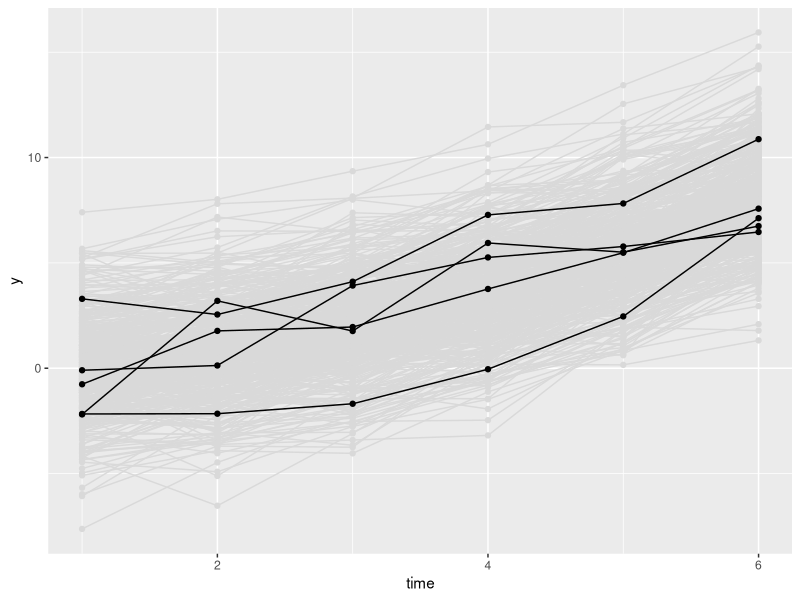

Source code (R): (Note: this script raises an error after producing the figure.)

intercept <- 3
constant <- 0.4
proportion <- 0.2

people <- 500
time <- 6

df <- matrix(, nrow = people*time, ncol = 3)
count <- 0

for(i in 1:people){
  
  y_het <- rnorm(1, 0, 2)
  
  for(j in 1:time){
    count <- count + 1
    
    if(j == 1){
      df[count, 1] <- i
      df[count, 2] <- j
      df[count, 3] <- y_het + rnorm(1,0,1)
    }else{
      df[count, 1] <- i
      df[count, 2] <- j
      df[count, 3] <- constant*(j-1) + proportion*((j-1)^2 + (j-1)) + y_het + rnorm(1,0,1)
    }
    
    
    
  }
  
  
  
}

library(tidyverse)
library(ggplot2)
library(reshape2)


df <- data.frame(df)
names(df) <- c('id', 'time', 'y')
random_ids <- sample(1:people, 5)
sample_df <- df %>%
  filter(id %in% random_ids)

ggplot(df, aes(x = time, y = y, group = id)) + 
  geom_point(color = 'grey85') + 
  geom_line(color = 'grey85') + 
  geom_point(data = sample_df, aes(x = time, y = y, group = id)) + 
  geom_line(data = sample_df, aes(x = time, y = y, group = id))

df_wide <- reshape(df, idvar = 'id', timevar = 'time', direction = 'wide')

library(lavaan)

dual_c_string <- '

# latent true scores over the observed y points
l_y1 =~ 1*y.1
l_y2 =~ 1*y.2
l_y3 =~ 1*y.3
l_y4 =~ 1*y.4
l_y5 =~ 1*y.5
l_y6 =~ 1*y.6

# latent change scores over the latent true scores
# y1 does not get one because it is the first time point
lc_y2 =~ 1*l_y2
lc_y3 =~ 1*l_y3
lc_y4 =~ 1*l_y4
lc_y5 =~ 1*l_y5
lc_y6 =~ 1*l_y6

# autoregression of the latent true scores (the first level latent variables)
l_y2 ~ 1*l_y1
l_y3 ~ 1*l_y2
l_y4 ~ 1*l_y3
l_y5 ~ 1*l_y4
l_y6 ~ 1*l_y5

# latent intercept over the first true score of y
latent_intercept =~ 1*l_y1

# CHANGE 1 OF THE DUAL CHANGE MODEL

# latent slope over the change scores
# this is called the change factor in dual change terminology...it is not really a slope term. It is the constant change factor
latent_slope =~ 1*lc_y2 + 1*lc_y3 + 1*lc_y4 + 1*lc_y5 + 1*lc_y6

# estimate covariance between latent intercept and slope (change factor)

latent_intercept ~~ latent_slope

# estimate mean and variance of intercept and slope (change factor)

latent_intercept ~~ latent_intercept
latent_slope ~~ latent_slope

latent_intercept ~ 1
latent_slope ~ 1

# CHANGE 2 OF THE DUAL CHANGE MODEL

# autoproportion change. Relationship between true score and latent change score at next time point
# these are estimated
lc_y2 ~ b*l_y1
lc_y3 ~ b*l_y2
lc_y4 ~ b*l_y3
lc_y5 ~ b*l_y4
lc_y6 ~ b*l_y5

# means and variances of latent factors set to zero

l_y1 ~ 0
l_y2 ~ 0
l_y3 ~ 0
l_y4 ~ 0
l_y5 ~ 0
l_y6 ~ 0

l_y1 ~~ 0*l_y1
l_y2 ~~ 0*l_y2
l_y3 ~~ 0*l_y3
l_y4 ~~ 0*l_y4
l_y5 ~~ 0*l_y5
l_y6 ~~ 0*l_y6

lc_y2 ~ 0
lc_y3 ~ 0
lc_y4 ~ 0
lc_y5 ~ 0
lc_y6 ~ 0

lc_y2 ~~ 0*lc_y2
lc_y3 ~~ 0*lc_y3
lc_y4 ~~ 0*lc_y4
lc_y5 ~~ 0*lc_y5
lc_y6 ~~ 0*lc_y6

# means of indicators set to zero

y.1 ~ 0
y.2 ~ 0
y.3 ~ 0
y.4 ~ 0
y.5 ~ 0
y.6 ~ 0

# residual variances constrained to be equal across time

y.1 ~~ res_var*y.1
y.2 ~~ res_var*y.2
y.3 ~~ res_var*y.3
y.4 ~~ res_var*y.4
y.5 ~~ res_var*y.5
y.6 ~~ res_var*y.6

# Constrain latent change factors to not correlate with each other

lc_y2 ~~ 0*lc_y3 + 0*lc_y4 + 0*lc_y5 + 0*lc_y6
lc_y3 ~~ 0*lc_y4 + 0*lc_y5 + 0*lc_y6
lc_y4 ~~ 0*lc_y5 + 0*lc_y6
lc_y5 ~~ 0*lc_y6


'

dual_change_model <- sem(dual_c_string, data = df_wide)
summary(dual_change_model, fit.measures = T)
